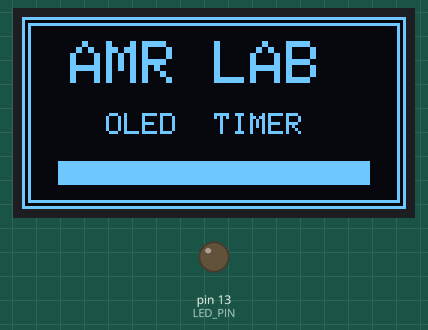
The sketch below on a simulated Arduino Uno, built with avr-gcc and run on an emulated ATmega328P. Shown: 128×64 one-colour display, output pins drawn as LEDs (lit = HIGH). Dashed ring = blinking. What the sketch prints to the serial monitor is not drawn.

Above: at 1.4 s.
At 3.1 s:
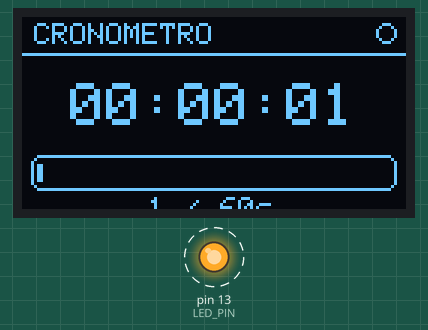
At 20.1 s:
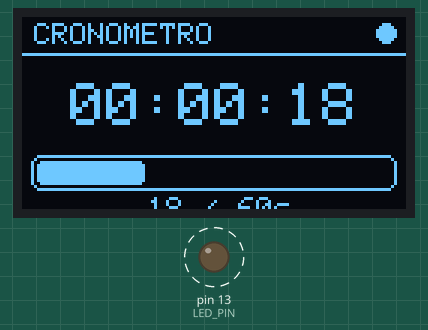
At 39.1 s:
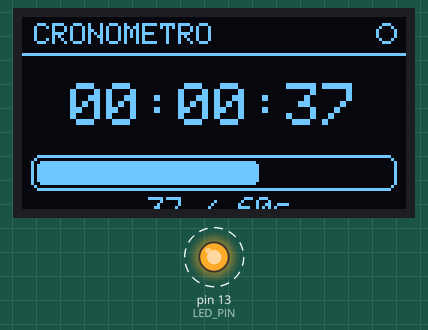
Timing chart, 0 to 40.0 s (numbered marks = the images above):
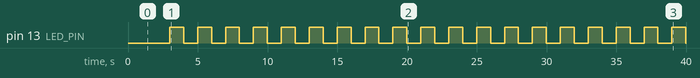

Measured:
- by itself, pin 13 (LED_PIN): alternates HIGH for 1.0 s and LOW for 1.0 s
- what the display in image 0 shows lasts 1.6 s, from 1.4 s to 3.0 s
- what the display in image 1 shows lasts 1.0 s, from 3.0 s to 4.0 s

The sketch:

oled_timer.ino
```cpp
// ============================================================
//  OLED TIMER — Feather RP2040
//  Solo usa I2C (Wire) → Pines SDA y SCL
//  Pantalla: SSD1306 128x64 I2C @ 0x3C
//
//  Librerías necesarias (instalar desde el Library Manager):
//    - Adafruit SSD1306
//    - Adafruit GFX Library
//    - (Wire ya viene incluida con el core RP2040)
//
//  NO usa la librería Adafruit CAN — evita el conflicto de
//  arquitectura samd vs rp2040.
// ============================================================

#include <Adafruit_GFX.h>
#include <Adafruit_SSD1306.h>
#include <Wire.h>

// --- CONFIGURACIÓN PANTALLA OLED ---
#define SCREEN_WIDTH 128
#define SCREEN_HEIGHT 64
#define OLED_RESET -1       // pin reset compartido con el MCU
#define SCREEN_ADDRESS 0x3C // dirección I2C típica del SSD1306

// --- LED integrado ---
#define LED_PIN LED_BUILTIN

// --- OBJETO DISPLAY ---
Adafruit_SSD1306 display(SCREEN_WIDTH, SCREEN_HEIGHT, &Wire, OLED_RESET);

// --- VARIABLES DEL TIMER ---
unsigned long lastTick = 0;
uint32_t timerSeconds = 0;
bool displayOK = false;

// ============================================================
//  Splash — pantalla de arranque con animación
// ============================================================
void showSplash() {
  display.clearDisplay();

  // Doble marco
  display.drawRect(0, 0, 128, 64, SSD1306_WHITE);
  display.drawRect(2, 2, 124, 60, SSD1306_WHITE);

  // Título grande
  display.setTextSize(2);
  display.setTextColor(SSD1306_WHITE);
  display.setCursor(16, 8);
  display.print(F("AMR LAB"));

  // Subtítulo
  display.setTextSize(1);
  display.setCursor(28, 32);
  display.print(F("OLED  TIMER"));

  display.display();

  // Barra de carga animada
  for (int i = 0; i <= 100; i += 4) {
    int w = map(i, 0, 100, 0, 104);
    display.fillRect(12, 48, w, 8, SSD1306_WHITE);
    display.display();
    delay(25);
  }
  delay(600);
}

// ============================================================
//  Formatea y dibuja HH:MM:SS en texto grande
// ============================================================
void drawTimer(uint32_t totalSec) {
  uint32_t h = totalSec / 3600;
  uint32_t m = (totalSec % 3600) / 60;
  uint32_t s = totalSec % 60;

  char buf[12];
  snprintf(buf, sizeof(buf), "%02lu:%02lu:%02lu", (unsigned long)h,
           (unsigned long)m, (unsigned long)s);

  display.setTextSize(2);
  display.setTextColor(SSD1306_WHITE);
  display.setCursor(16, 22);
  display.print(buf);
}

// ============================================================
//  Barra de progreso — se llena cada 60 s y se reinicia
// ============================================================
void drawProgressBar(uint32_t totalSec) {
  uint8_t sec60 = totalSec % 60; // 0-59
  int fillW = map(sec60, 0, 59, 0, 118);

  // Marco
  display.drawRoundRect(3, 46, 122, 12, 3, SSD1306_WHITE);
  // Relleno
  if (fillW > 0) {
    display.fillRoundRect(5, 48, fillW, 8, 2, SSD1306_WHITE);
  }

  // Etiqueta debajo (se ve solo si cabe)
  display.setTextSize(1);
  display.setCursor(42, 60);
  display.print(sec60);
  display.print(F(" / 60s"));
}

// ============================================================
//  Heartbeat — circulito que parpadea cada segundo
// ============================================================
void drawHeartbeat(uint32_t totalSec) {
  if (totalSec % 2 == 0) {
    display.fillCircle(121, 5, 3, SSD1306_WHITE);
  } else {
    display.drawCircle(121, 5, 3, SSD1306_WHITE);
  }
}

// ============================================================
//  SETUP
// ============================================================
void setup() {
  Serial.begin(115200);
  pinMode(LED_PIN, OUTPUT);

  // --- Inicializar I2C (usa SDA/SCL del RP2040 por defecto) ---
  Wire.begin();

  // --- Inicializar display OLED ---
  if (display.begin(SSD1306_SWITCHCAPVCC, SCREEN_ADDRESS)) {
    displayOK = true;
    showSplash();
  } else {
    // Si falla la OLED, parpadear LED rápido como indicador
    displayOK = false;
    while (true) {
      digitalWrite(LED_PIN, HIGH);
      delay(100);
      digitalWrite(LED_PIN, LOW);
      delay(100);
    }
  }

  lastTick = millis();
}

// ============================================================
//  LOOP — cada 1 segundo actualiza el timer en la OLED
// ============================================================
void loop() {
  unsigned long now = millis();

  if (now - lastTick >= 1000) {
    lastTick += 1000; // evita drift acumulativo
    timerSeconds++;

    // Parpadeo del LED integrado al ritmo del timer
    digitalWrite(LED_PIN, timerSeconds % 2);

    // ---- Dibujar la pantalla ----
    display.clearDisplay();

    // Encabezado
    display.setTextSize(1);
    display.setTextColor(SSD1306_WHITE);
    display.setCursor(4, 2);
    display.print(F("CRONOMETRO"));

    // Línea separadora
    display.drawLine(0, 12, 127, 12, SSD1306_WHITE);

    // Reloj HH:MM:SS grande
    drawTimer(timerSeconds);

    // Barra de progreso (reinicia cada minuto)
    drawProgressBar(timerSeconds);

    // Heartbeat (esquina superior derecha)
    drawHeartbeat(timerSeconds);

    // Enviar al display
    display.display();

    // Debug por Serial
    Serial.print(F("Timer: "));
    Serial.print(timerSeconds);
    Serial.println(F("s"));
  }
}
```
